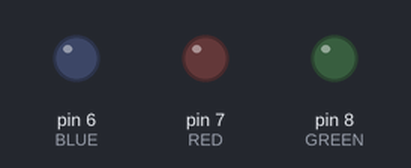
A sketch run on a simulated Arduino Uno, built with avr-gcc and run on an emulated ATmega328P. Shown: output pins drawn as LEDs (lit = HIGH).

Above: at 1.5 s.
At 4.0 s:
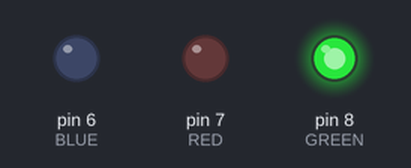
Timing chart, 0 to 6.5 s (numbered marks = the images above):
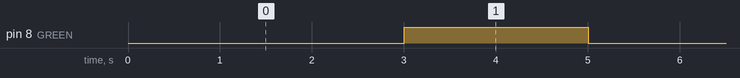

The sketch:

03-add-pwm-light-control.ino
```cpp
#define RED 7
#define GREEN 8
#define BLUE 6

void setup() {
  pinMode(RED, OUTPUT);
  pinMode(GREEN, OUTPUT);
  pinMode(BLUE, OUTPUT);
}

// Change lights power use PWM
void loop() {
  analogWrite(GREEN, 0);
  delay(1000);
  analogWrite(GREEN, 50);
  delay(1000);
  analogWrite(GREEN, 100);
  delay(1000);
  analogWrite(GREEN, 150);
  delay(1000);
  analogWrite(GREEN, 200);
  delay(1000);
  // max-pwm
  analogWrite(GREEN, 255);
}
```

Measured:
- by itself, pin 8 (GREEN): alternates HIGH for 2.0 s and LOW for 3.0 s
